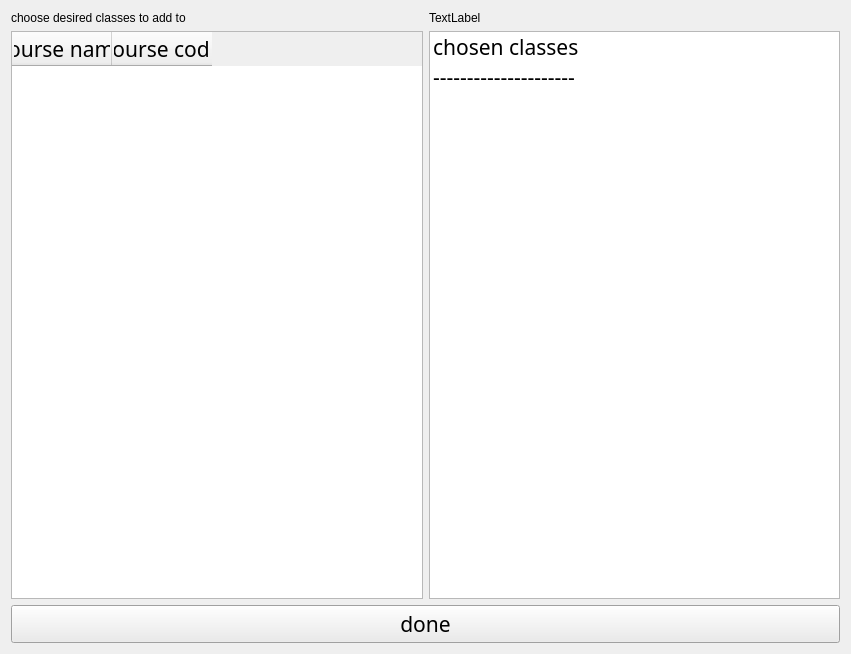
<?xml version="1.0" encoding="UTF-8"?>
<ui version="4.0">
 <class>addStudentToClass</class>
 <widget class="QDialog" name="addStudentToClass">
  <property name="geometry">
   <rect>
    <x>0</x>
    <y>0</y>
    <width>851</width>
    <height>654</height>
   </rect>
  </property>
  <property name="windowTitle">
   <string>Dialog</string>
  </property>
  <layout class="QGridLayout" name="gridLayout_3">
   <item row="0" column="0">
    <layout class="QGridLayout" name="gridLayout_2">
     <item row="0" column="0">
      <layout class="QHBoxLayout" name="horizontalLayout">
       <item>
        <widget class="QLabel" name="label">
         <property name="text">
          <string>choose desired classes to add to </string>
         </property>
        </widget>
       </item>
       <item>
        <widget class="QLabel" name="std_name">
         <property name="text">
          <string>TextLabel</string>
         </property>
        </widget>
       </item>
      </layout>
     </item>
     <item row="1" column="0">
      <layout class="QGridLayout" name="gridLayout">
       <item row="0" column="0">
        <widget class="QTableWidget" name="courses_to_choose_tbl">
         <property name="palette">
          <palette>
           <active>
            <colorrole role="WindowText">
             <brush brushstyle="SolidPattern">
              <color alpha="255">
               <red>57</red>
               <green>62</green>
               <blue>70</blue>
              </color>
             </brush>
            </colorrole>
            <colorrole role="Button">
             <brush brushstyle="SolidPattern">
              <color alpha="255">
               <red>109</red>
               <green>152</green>
               <blue>134</blue>
              </color>
             </brush>
            </colorrole>
            <colorrole role="Light">
             <brush brushstyle="SolidPattern">
              <color alpha="255">
               <red>109</red>
               <green>152</green>
               <blue>134</blue>
              </color>
             </brush>
            </colorrole>
            <colorrole role="Midlight">
             <brush brushstyle="SolidPattern">
              <color alpha="255">
               <red>242</red>
               <green>231</green>
               <blue>213</blue>
              </color>
             </brush>
            </colorrole>
            <colorrole role="Text">
             <brush brushstyle="SolidPattern">
              <color alpha="255">
               <red>57</red>
               <green>62</green>
               <blue>70</blue>
              </color>
             </brush>
            </colorrole>
            <colorrole role="BrightText">
             <brush brushstyle="SolidPattern">
              <color alpha="255">
               <red>255</red>
               <green>255</green>
               <blue>255</blue>
              </color>
             </brush>
            </colorrole>
            <colorrole role="Base">
             <brush brushstyle="SolidPattern">
              <color alpha="255">
               <red>245</red>
               <green>245</green>
               <blue>245</blue>
              </color>
             </brush>
            </colorrole>
            <colorrole role="Highlight">
             <brush brushstyle="SolidPattern">
              <color alpha="255">
               <red>109</red>
               <green>152</green>
               <blue>134</blue>
              </color>
             </brush>
            </colorrole>
            <colorrole role="ToolTipBase">
             <brush brushstyle="SolidPattern">
              <color alpha="255">
               <red>242</red>
               <green>231</green>
               <blue>213</blue>
              </color>
             </brush>
            </colorrole>
            <colorrole role="ToolTipText">
             <brush brushstyle="SolidPattern">
              <color alpha="255">
               <red>57</red>
               <green>62</green>
               <blue>70</blue>
              </color>
             </brush>
            </colorrole>
            <colorrole role="PlaceholderText">
             <brush brushstyle="SolidPattern">
              <color alpha="128">
               <red>57</red>
               <green>62</green>
               <blue>70</blue>
              </color>
             </brush>
            </colorrole>
           </active>
           <inactive>
            <colorrole role="WindowText">
             <brush brushstyle="SolidPattern">
              <color alpha="255">
               <red>0</red>
               <green>0</green>
               <blue>0</blue>
              </color>
             </brush>
            </colorrole>
            <colorrole role="Button">
             <brush brushstyle="SolidPattern">
              <color alpha="255">
               <red>240</red>
               <green>240</green>
               <blue>240</blue>
              </color>
             </brush>
            </colorrole>
            <colorrole role="Light">
             <brush brushstyle="SolidPattern">
              <color alpha="255">
               <red>255</red>
               <green>255</green>
               <blue>255</blue>
              </color>
             </brush>
            </colorrole>
            <colorrole role="Midlight">
             <brush brushstyle="SolidPattern">
              <color alpha="255">
               <red>227</red>
               <green>227</green>
               <blue>227</blue>
              </color>
             </brush>
            </colorrole>
            <colorrole role="Text">
             <brush brushstyle="SolidPattern">
              <color alpha="255">
               <red>0</red>
               <green>0</green>
               <blue>0</blue>
              </color>
             </brush>
            </colorrole>
            <colorrole role="BrightText">
             <brush brushstyle="SolidPattern">
              <color alpha="255">
               <red>255</red>
               <green>255</green>
               <blue>255</blue>
              </color>
             </brush>
            </colorrole>
            <colorrole role="Base">
             <brush brushstyle="SolidPattern">
              <color alpha="255">
               <red>255</red>
               <green>255</green>
               <blue>255</blue>
              </color>
             </brush>
            </colorrole>
            <colorrole role="Highlight">
             <brush brushstyle="SolidPattern">
              <color alpha="255">
               <red>240</red>
               <green>240</green>
               <blue>240</blue>
              </color>
             </brush>
            </colorrole>
            <colorrole role="ToolTipBase">
             <brush brushstyle="SolidPattern">
              <color alpha="255">
               <red>255</red>
               <green>255</green>
               <blue>220</blue>
              </color>
             </brush>
            </colorrole>
            <colorrole role="ToolTipText">
             <brush brushstyle="SolidPattern">
              <color alpha="255">
               <red>0</red>
               <green>0</green>
               <blue>0</blue>
              </color>
             </brush>
            </colorrole>
            <colorrole role="PlaceholderText">
             <brush brushstyle="SolidPattern">
              <color alpha="128">
               <red>0</red>
               <green>0</green>
               <blue>0</blue>
              </color>
             </brush>
            </colorrole>
           </inactive>
           <disabled>
            <colorrole role="WindowText">
             <brush brushstyle="SolidPattern">
              <color alpha="255">
               <red>120</red>
               <green>120</green>
               <blue>120</blue>
              </color>
             </brush>
            </colorrole>
            <colorrole role="Button">
             <brush brushstyle="SolidPattern">
              <color alpha="255">
               <red>109</red>
               <green>152</green>
               <blue>134</blue>
              </color>
             </brush>
            </colorrole>
            <colorrole role="Light">
             <brush brushstyle="SolidPattern">
              <color alpha="255">
               <red>109</red>
               <green>152</green>
               <blue>134</blue>
              </color>
             </brush>
            </colorrole>
            <colorrole role="Midlight">
             <brush brushstyle="SolidPattern">
              <color alpha="255">
               <red>242</red>
               <green>231</green>
               <blue>213</blue>
              </color>
             </brush>
            </colorrole>
            <colorrole role="Text">
             <brush brushstyle="SolidPattern">
              <color alpha="255">
               <red>120</red>
               <green>120</green>
               <blue>120</blue>
              </color>
             </brush>
            </colorrole>
            <colorrole role="BrightText">
             <brush brushstyle="SolidPattern">
              <color alpha="255">
               <red>255</red>
               <green>255</green>
               <blue>255</blue>
              </color>
             </brush>
            </colorrole>
            <colorrole role="Base">
             <brush brushstyle="SolidPattern">
              <color alpha="255">
               <red>240</red>
               <green>240</green>
               <blue>240</blue>
              </color>
             </brush>
            </colorrole>
            <colorrole role="Highlight">
             <brush brushstyle="SolidPattern">
              <color alpha="255">
               <red>0</red>
               <green>120</green>
               <blue>215</blue>
              </color>
             </brush>
            </colorrole>
            <colorrole role="ToolTipBase">
             <brush brushstyle="SolidPattern">
              <color alpha="255">
               <red>255</red>
               <green>255</green>
               <blue>220</blue>
              </color>
             </brush>
            </colorrole>
            <colorrole role="ToolTipText">
             <brush brushstyle="SolidPattern">
              <color alpha="255">
               <red>0</red>
               <green>0</green>
               <blue>0</blue>
              </color>
             </brush>
            </colorrole>
            <colorrole role="PlaceholderText">
             <brush brushstyle="SolidPattern">
              <color alpha="128">
               <red>0</red>
               <green>0</green>
               <blue>0</blue>
              </color>
             </brush>
            </colorrole>
           </disabled>
          </palette>
         </property>
         <property name="font">
          <font>
           <family>Century Gothic</family>
           <pointsize>16</pointsize>
          </font>
         </property>
         <property name="editTriggers">
          <set>QAbstractItemView::DoubleClicked</set>
         </property>
         <column>
          <property name="text">
           <string>course name</string>
          </property>
         </column>
         <column>
          <property name="text">
           <string>course code</string>
          </property>
         </column>
        </widget>
       </item>
       <item row="0" column="1">
        <widget class="QListWidget" name="chosed_classes_list">
         <property name="palette">
          <palette>
           <active>
            <colorrole role="WindowText">
             <brush brushstyle="SolidPattern">
              <color alpha="255">
               <red>57</red>
               <green>62</green>
               <blue>70</blue>
              </color>
             </brush>
            </colorrole>
            <colorrole role="Button">
             <brush brushstyle="SolidPattern">
              <color alpha="255">
               <red>109</red>
               <green>152</green>
               <blue>134</blue>
              </color>
             </brush>
            </colorrole>
            <colorrole role="Light">
             <brush brushstyle="SolidPattern">
              <color alpha="255">
               <red>109</red>
               <green>152</green>
               <blue>134</blue>
              </color>
             </brush>
            </colorrole>
            <colorrole role="Midlight">
             <brush brushstyle="SolidPattern">
              <color alpha="255">
               <red>242</red>
               <green>231</green>
               <blue>213</blue>
              </color>
             </brush>
            </colorrole>
            <colorrole role="Text">
             <brush brushstyle="SolidPattern">
              <color alpha="255">
               <red>57</red>
               <green>62</green>
               <blue>70</blue>
              </color>
             </brush>
            </colorrole>
            <colorrole role="BrightText">
             <brush brushstyle="SolidPattern">
              <color alpha="255">
               <red>255</red>
               <green>255</green>
               <blue>255</blue>
              </color>
             </brush>
            </colorrole>
            <colorrole role="Base">
             <brush brushstyle="SolidPattern">
              <color alpha="255">
               <red>245</red>
               <green>245</green>
               <blue>245</blue>
              </color>
             </brush>
            </colorrole>
            <colorrole role="Highlight">
             <brush brushstyle="SolidPattern">
              <color alpha="255">
               <red>109</red>
               <green>152</green>
               <blue>134</blue>
              </color>
             </brush>
            </colorrole>
            <colorrole role="ToolTipBase">
             <brush brushstyle="SolidPattern">
              <color alpha="255">
               <red>242</red>
               <green>231</green>
               <blue>213</blue>
              </color>
             </brush>
            </colorrole>
            <colorrole role="ToolTipText">
             <brush brushstyle="SolidPattern">
              <color alpha="255">
               <red>57</red>
               <green>62</green>
               <blue>70</blue>
              </color>
             </brush>
            </colorrole>
            <colorrole role="PlaceholderText">
             <brush brushstyle="SolidPattern">
              <color alpha="128">
               <red>57</red>
               <green>62</green>
               <blue>70</blue>
              </color>
             </brush>
            </colorrole>
           </active>
           <inactive>
            <colorrole role="WindowText">
             <brush brushstyle="SolidPattern">
              <color alpha="255">
               <red>0</red>
               <green>0</green>
               <blue>0</blue>
              </color>
             </brush>
            </colorrole>
            <colorrole role="Button">
             <brush brushstyle="SolidPattern">
              <color alpha="255">
               <red>240</red>
               <green>240</green>
               <blue>240</blue>
              </color>
             </brush>
            </colorrole>
            <colorrole role="Light">
             <brush brushstyle="SolidPattern">
              <color alpha="255">
               <red>255</red>
               <green>255</green>
               <blue>255</blue>
              </color>
             </brush>
            </colorrole>
            <colorrole role="Midlight">
             <brush brushstyle="SolidPattern">
              <color alpha="255">
               <red>227</red>
               <green>227</green>
               <blue>227</blue>
              </color>
             </brush>
            </colorrole>
            <colorrole role="Text">
             <brush brushstyle="SolidPattern">
              <color alpha="255">
               <red>0</red>
               <green>0</green>
               <blue>0</blue>
              </color>
             </brush>
            </colorrole>
            <colorrole role="BrightText">
             <brush brushstyle="SolidPattern">
              <color alpha="255">
               <red>255</red>
               <green>255</green>
               <blue>255</blue>
              </color>
             </brush>
            </colorrole>
            <colorrole role="Base">
             <brush brushstyle="SolidPattern">
              <color alpha="255">
               <red>255</red>
               <green>255</green>
               <blue>255</blue>
              </color>
             </brush>
            </colorrole>
            <colorrole role="Highlight">
             <brush brushstyle="SolidPattern">
              <color alpha="255">
               <red>240</red>
               <green>240</green>
               <blue>240</blue>
              </color>
             </brush>
            </colorrole>
            <colorrole role="ToolTipBase">
             <brush brushstyle="SolidPattern">
              <color alpha="255">
               <red>255</red>
               <green>255</green>
               <blue>220</blue>
              </color>
             </brush>
            </colorrole>
            <colorrole role="ToolTipText">
             <brush brushstyle="SolidPattern">
              <color alpha="255">
               <red>0</red>
               <green>0</green>
               <blue>0</blue>
              </color>
             </brush>
            </colorrole>
            <colorrole role="PlaceholderText">
             <brush brushstyle="SolidPattern">
              <color alpha="128">
               <red>0</red>
               <green>0</green>
               <blue>0</blue>
              </color>
             </brush>
            </colorrole>
           </inactive>
           <disabled>
            <colorrole role="WindowText">
             <brush brushstyle="SolidPattern">
              <color alpha="255">
               <red>120</red>
               <green>120</green>
               <blue>120</blue>
              </color>
             </brush>
            </colorrole>
            <colorrole role="Button">
             <brush brushstyle="SolidPattern">
              <color alpha="255">
               <red>109</red>
               <green>152</green>
               <blue>134</blue>
              </color>
             </brush>
            </colorrole>
            <colorrole role="Light">
             <brush brushstyle="SolidPattern">
              <color alpha="255">
               <red>109</red>
               <green>152</green>
               <blue>134</blue>
              </color>
             </brush>
            </colorrole>
            <colorrole role="Midlight">
             <brush brushstyle="SolidPattern">
              <color alpha="255">
               <red>242</red>
               <green>231</green>
               <blue>213</blue>
              </color>
             </brush>
            </colorrole>
            <colorrole role="Text">
             <brush brushstyle="SolidPattern">
              <color alpha="255">
               <red>120</red>
               <green>120</green>
               <blue>120</blue>
              </color>
             </brush>
            </colorrole>
            <colorrole role="BrightText">
             <brush brushstyle="SolidPattern">
              <color alpha="255">
               <red>255</red>
               <green>255</green>
               <blue>255</blue>
              </color>
             </brush>
            </colorrole>
            <colorrole role="Base">
             <brush brushstyle="SolidPattern">
              <color alpha="255">
               <red>240</red>
               <green>240</green>
               <blue>240</blue>
              </color>
             </brush>
            </colorrole>
            <colorrole role="Highlight">
             <brush brushstyle="SolidPattern">
              <color alpha="255">
               <red>0</red>
               <green>120</green>
               <blue>215</blue>
              </color>
             </brush>
            </colorrole>
            <colorrole role="ToolTipBase">
             <brush brushstyle="SolidPattern">
              <color alpha="255">
               <red>255</red>
               <green>255</green>
               <blue>220</blue>
              </color>
             </brush>
            </colorrole>
            <colorrole role="ToolTipText">
             <brush brushstyle="SolidPattern">
              <color alpha="255">
               <red>0</red>
               <green>0</green>
               <blue>0</blue>
              </color>
             </brush>
            </colorrole>
            <colorrole role="PlaceholderText">
             <brush brushstyle="SolidPattern">
              <color alpha="128">
               <red>0</red>
               <green>0</green>
               <blue>0</blue>
              </color>
             </brush>
            </colorrole>
           </disabled>
          </palette>
         </property>
         <property name="font">
          <font>
           <family>Century Gothic</family>
           <pointsize>16</pointsize>
          </font>
         </property>
         <item>
          <property name="text">
           <string>chosen classes</string>
          </property>
         </item>
         <item>
          <property name="text">
           <string>---------------------</string>
          </property>
         </item>
        </widget>
       </item>
       <item row="1" column="0" colspan="2">
        <widget class="QPushButton" name="done_adding_std_to_class">
         <property name="palette">
          <palette>
           <active>
            <colorrole role="WindowText">
             <brush brushstyle="SolidPattern">
              <color alpha="255">
               <red>57</red>
               <green>62</green>
               <blue>70</blue>
              </color>
             </brush>
            </colorrole>
            <colorrole role="Button">
             <brush brushstyle="SolidPattern">
              <color alpha="255">
               <red>109</red>
               <green>152</green>
               <blue>134</blue>
              </color>
             </brush>
            </colorrole>
            <colorrole role="Light">
             <brush brushstyle="SolidPattern">
              <color alpha="255">
               <red>109</red>
               <green>152</green>
               <blue>134</blue>
              </color>
             </brush>
            </colorrole>
            <colorrole role="Midlight">
             <brush brushstyle="SolidPattern">
              <color alpha="255">
               <red>242</red>
               <green>231</green>
               <blue>213</blue>
              </color>
             </brush>
            </colorrole>
            <colorrole role="Text">
             <brush brushstyle="SolidPattern">
              <color alpha="255">
               <red>57</red>
               <green>62</green>
               <blue>70</blue>
              </color>
             </brush>
            </colorrole>
            <colorrole role="BrightText">
             <brush brushstyle="SolidPattern">
              <color alpha="255">
               <red>255</red>
               <green>255</green>
               <blue>255</blue>
              </color>
             </brush>
            </colorrole>
            <colorrole role="Base">
             <brush brushstyle="SolidPattern">
              <color alpha="255">
               <red>245</red>
               <green>245</green>
               <blue>245</blue>
              </color>
             </brush>
            </colorrole>
            <colorrole role="Highlight">
             <brush brushstyle="SolidPattern">
              <color alpha="255">
               <red>109</red>
               <green>152</green>
               <blue>134</blue>
              </color>
             </brush>
            </colorrole>
            <colorrole role="ToolTipBase">
             <brush brushstyle="SolidPattern">
              <color alpha="255">
               <red>242</red>
               <green>231</green>
               <blue>213</blue>
              </color>
             </brush>
            </colorrole>
            <colorrole role="ToolTipText">
             <brush brushstyle="SolidPattern">
              <color alpha="255">
               <red>57</red>
               <green>62</green>
               <blue>70</blue>
              </color>
             </brush>
            </colorrole>
            <colorrole role="PlaceholderText">
             <brush brushstyle="SolidPattern">
              <color alpha="128">
               <red>57</red>
               <green>62</green>
               <blue>70</blue>
              </color>
             </brush>
            </colorrole>
           </active>
           <inactive>
            <colorrole role="WindowText">
             <brush brushstyle="SolidPattern">
              <color alpha="255">
               <red>0</red>
               <green>0</green>
               <blue>0</blue>
              </color>
             </brush>
            </colorrole>
            <colorrole role="Button">
             <brush brushstyle="SolidPattern">
              <color alpha="255">
               <red>240</red>
               <green>240</green>
               <blue>240</blue>
              </color>
             </brush>
            </colorrole>
            <colorrole role="Light">
             <brush brushstyle="SolidPattern">
              <color alpha="255">
               <red>255</red>
               <green>255</green>
               <blue>255</blue>
              </color>
             </brush>
            </colorrole>
            <colorrole role="Midlight">
             <brush brushstyle="SolidPattern">
              <color alpha="255">
               <red>227</red>
               <green>227</green>
               <blue>227</blue>
              </color>
             </brush>
            </colorrole>
            <colorrole role="Text">
             <brush brushstyle="SolidPattern">
              <color alpha="255">
               <red>0</red>
               <green>0</green>
               <blue>0</blue>
              </color>
             </brush>
            </colorrole>
            <colorrole role="BrightText">
             <brush brushstyle="SolidPattern">
              <color alpha="255">
               <red>255</red>
               <green>255</green>
               <blue>255</blue>
              </color>
             </brush>
            </colorrole>
            <colorrole role="Base">
             <brush brushstyle="SolidPattern">
              <color alpha="255">
               <red>255</red>
               <green>255</green>
               <blue>255</blue>
              </color>
             </brush>
            </colorrole>
            <colorrole role="Highlight">
             <brush brushstyle="SolidPattern">
              <color alpha="255">
               <red>240</red>
               <green>240</green>
               <blue>240</blue>
              </color>
             </brush>
            </colorrole>
            <colorrole role="ToolTipBase">
             <brush brushstyle="SolidPattern">
              <color alpha="255">
               <red>255</red>
               <green>255</green>
               <blue>220</blue>
              </color>
             </brush>
            </colorrole>
            <colorrole role="ToolTipText">
             <brush brushstyle="SolidPattern">
              <color alpha="255">
               <red>0</red>
               <green>0</green>
               <blue>0</blue>
              </color>
             </brush>
            </colorrole>
            <colorrole role="PlaceholderText">
             <brush brushstyle="SolidPattern">
              <color alpha="128">
               <red>0</red>
               <green>0</green>
               <blue>0</blue>
              </color>
             </brush>
            </colorrole>
           </inactive>
           <disabled>
            <colorrole role="WindowText">
             <brush brushstyle="SolidPattern">
              <color alpha="255">
               <red>120</red>
               <green>120</green>
               <blue>120</blue>
              </color>
             </brush>
            </colorrole>
            <colorrole role="Button">
             <brush brushstyle="SolidPattern">
              <color alpha="255">
               <red>109</red>
               <green>152</green>
               <blue>134</blue>
              </color>
             </brush>
            </colorrole>
            <colorrole role="Light">
             <brush brushstyle="SolidPattern">
              <color alpha="255">
               <red>109</red>
               <green>152</green>
               <blue>134</blue>
              </color>
             </brush>
            </colorrole>
            <colorrole role="Midlight">
             <brush brushstyle="SolidPattern">
              <color alpha="255">
               <red>242</red>
               <green>231</green>
               <blue>213</blue>
              </color>
             </brush>
            </colorrole>
            <colorrole role="Text">
             <brush brushstyle="SolidPattern">
              <color alpha="255">
               <red>120</red>
               <green>120</green>
               <blue>120</blue>
              </color>
             </brush>
            </colorrole>
            <colorrole role="BrightText">
             <brush brushstyle="SolidPattern">
              <color alpha="255">
               <red>255</red>
               <green>255</green>
               <blue>255</blue>
              </color>
             </brush>
            </colorrole>
            <colorrole role="Base">
             <brush brushstyle="SolidPattern">
              <color alpha="255">
               <red>240</red>
               <green>240</green>
               <blue>240</blue>
              </color>
             </brush>
            </colorrole>
            <colorrole role="Highlight">
             <brush brushstyle="SolidPattern">
              <color alpha="255">
               <red>0</red>
               <green>120</green>
               <blue>215</blue>
              </color>
             </brush>
            </colorrole>
            <colorrole role="ToolTipBase">
             <brush brushstyle="SolidPattern">
              <color alpha="255">
               <red>255</red>
               <green>255</green>
               <blue>220</blue>
              </color>
             </brush>
            </colorrole>
            <colorrole role="ToolTipText">
             <brush brushstyle="SolidPattern">
              <color alpha="255">
               <red>0</red>
               <green>0</green>
               <blue>0</blue>
              </color>
             </brush>
            </colorrole>
            <colorrole role="PlaceholderText">
             <brush brushstyle="SolidPattern">
              <color alpha="128">
               <red>0</red>
               <green>0</green>
               <blue>0</blue>
              </color>
             </brush>
            </colorrole>
           </disabled>
          </palette>
         </property>
         <property name="font">
          <font>
           <family>Century Gothic</family>
           <pointsize>16</pointsize>
          </font>
         </property>
         <property name="text">
          <string>done</string>
         </property>
        </widget>
       </item>
      </layout>
     </item>
    </layout>
   </item>
  </layout>
 </widget>
 <resources/>
 <connections/>
</ui>
